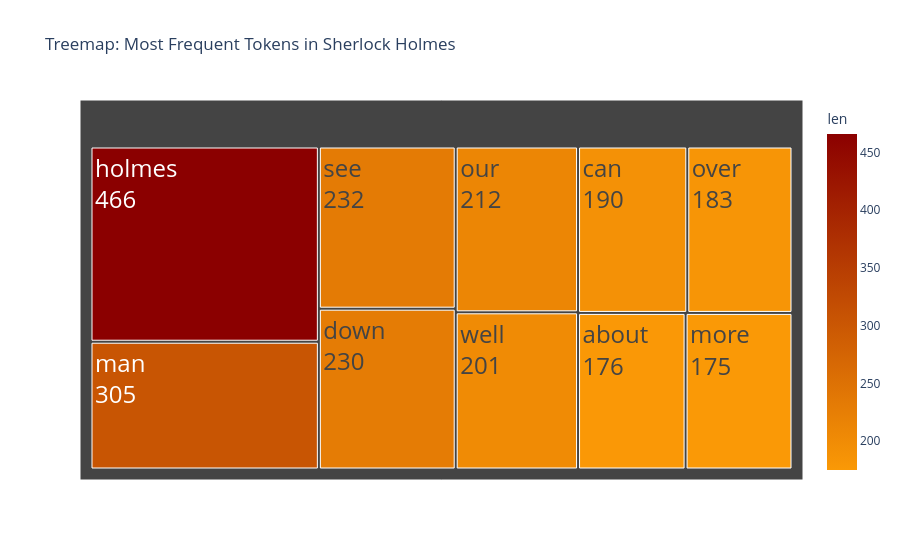

The notebook cell saved with this chart:
### Markdown cell above
## Section 10. Build a "Most Frequent Cleaned Tokens" Bar Chart


This is a Markdown cell.

### Code cell
top_df_pandas = freq_df.head(10).to_pandas()

fig = px.treemap(top_df_pandas, path = ["token"], values = "len", title = "Treemap: Most Frequent Tokens in Sherlock Holmes", color='len', color_continuous_scale=(["#FA9906", '#8B0000']))
fig.update_traces(
    textinfo="label+value",
    textfont_size=24,
    hovertemplate="<b>%{label}</b><br>Count: %{value}<extra></extra>"
    )
fig.show()
fig.write_image(str(IMAGES_PATH / "word_freq_treemap.png"))
print(f"Treemap saved to: {IMAGES_PATH / 'word_freq_treemap.png'}")

word_freq_treemap_path = IMAGES_PATH / "word_freq_treemap.png"

# 2. Display it in the notebook so you can see the static version
if word_freq_treemap_path.exists():
    display(Image(filename=str(word_freq_treemap_path)))
else:
    print("Image file not found!")

### Figure 1 — Plotly figure (JSON) as saved in the notebook; plotly's stock layout.template omitted (floating-point values rounded to 4 significant figures)
{"data": [{"branchvalues": "total", "customdata": [[175.0], [176.0], [183.0], [190.0], [201.0], [212.0], [230.0], [232.0], [305.0], [466.0]], "domain": {"x": [0, 1], "y": [0, 1]}, "hovertemplate": "<b>%{label}</b><br>Count: %{value}<extra></extra>", "ids": ["more", "about", "over", "can", "well", "our", "down", "see", "man", "holmes"], "labels": ["more", "about", "over", "can", "well", "our", "down", "see", "man", "holmes"], "marker": {"coloraxis": "coloraxis", "colors": [175.0, 176.0, 183.0, 190.0, 201.0, 212.0, 230.0, 232.0, 305.0, 466.0]}, "name": "", "parents": ["", "", "", "", "", "", "", "", "", ""], "textfont": {"size": 24}, "textinfo": "label+value", "type": "treemap", "values": [175.0, 176.0, 183.0, 190.0, 201.0, 212.0, 230.0, 232.0, 305.0, 466.0]}], "layout": {"coloraxis": {"colorbar": {"title": {"text": "len"}}, "colorscale": [[0, "#FA9906"], [1, "#8B0000"]]}, "legend": {"tracegroupgap": 0}, "title": {"text": "Treemap: Most Frequent Tokens in Sherlock Holmes"}}}
